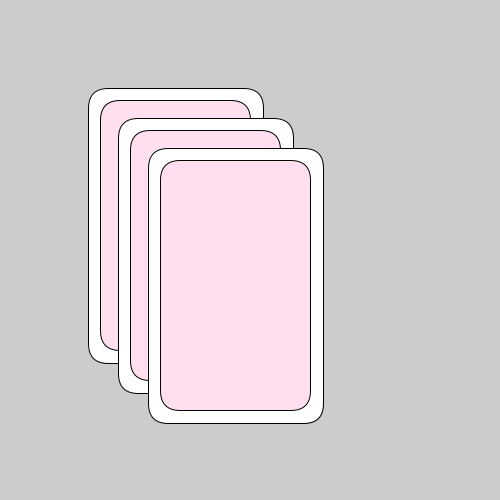
Frame 1 (no input)
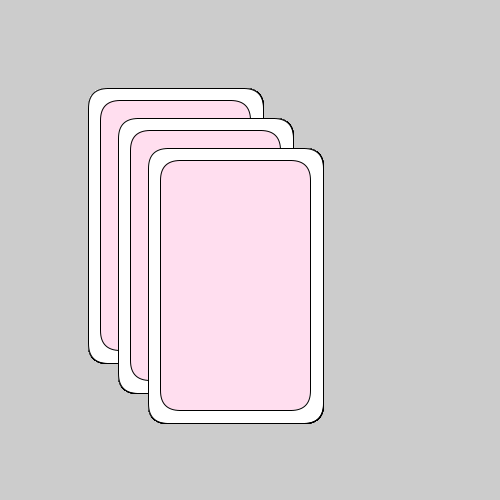
Frame 60 (the mouse pressed at the canvas centre just before this capture)
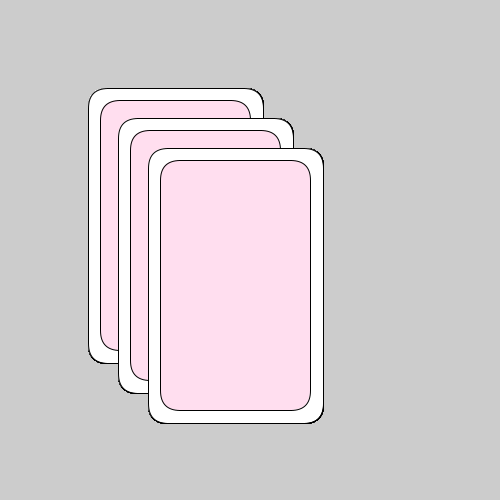
Frame 120 (the mouse held since frame 60 and released just before this capture)

The Processing sketch that drew these frames (run headless with seeded random() and noise(); from frame 60 on, the mouse is pressed at the canvas centre):

// Processing sketch: week02_2
// ── week02_2.pde
void setup(){
  size(500,500);
} 
int W=25;
void draw(){
  drawCard(100,100);
  drawCard(130,130);
  drawCard(160,160);
}  
void drawCard(int x,int y){
  fill(255);
  rect(x-W/2,y-W/2,150+W,250+W,20);
  fill(#FFDEEF);
  rect(x,y,150,250,20);
}  
